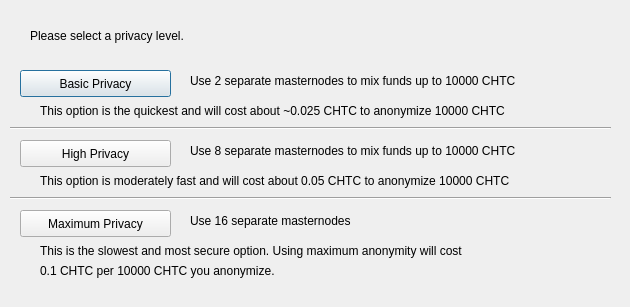
<?xml version="1.0" encoding="UTF-8"?>
<ui version="4.0">
 <class>ObfuscationConfig</class>
 <widget class="QDialog" name="ObfuscationConfig">
  <property name="geometry">
   <rect>
    <x>0</x>
    <y>0</y>
    <width>630</width>
    <height>307</height>
   </rect>
  </property>
  <property name="windowTitle">
   <string>Configure Obfuscation</string>
  </property>
  <widget class="QPushButton" name="buttonBasic">
   <property name="geometry">
    <rect>
     <x>20</x>
     <y>70</y>
     <width>151</width>
     <height>27</height>
    </rect>
   </property>
   <property name="text">
    <string>Basic Privacy</string>
   </property>
  </widget>
  <widget class="QPushButton" name="buttonHigh">
   <property name="geometry">
    <rect>
     <x>20</x>
     <y>140</y>
     <width>151</width>
     <height>27</height>
    </rect>
   </property>
   <property name="text">
    <string>High Privacy</string>
   </property>
  </widget>
  <widget class="QPushButton" name="buttonMax">
   <property name="geometry">
    <rect>
     <x>20</x>
     <y>210</y>
     <width>151</width>
     <height>27</height>
    </rect>
   </property>
   <property name="text">
    <string>Maximum Privacy</string>
   </property>
  </widget>
  <widget class="QLabel" name="label">
   <property name="geometry">
    <rect>
     <x>30</x>
     <y>20</y>
     <width>571</width>
     <height>31</height>
    </rect>
   </property>
   <property name="text">
    <string>Please select a privacy level.</string>
   </property>
  </widget>
  <widget class="QLabel" name="label_2">
   <property name="geometry">
    <rect>
     <x>190</x>
     <y>70</y>
     <width>421</width>
     <height>21</height>
    </rect>
   </property>
   <property name="text">
    <string>Use 2 separate masternodes to mix funds up to 10000 CHTC</string>
   </property>
  </widget>
  <widget class="QLabel" name="label_3">
   <property name="geometry">
    <rect>
     <x>190</x>
     <y>140</y>
     <width>411</width>
     <height>21</height>
    </rect>
   </property>
   <property name="text">
    <string>Use 8 separate masternodes to mix funds up to 10000 CHTC</string>
   </property>
  </widget>
  <widget class="QLabel" name="label_4">
   <property name="geometry">
    <rect>
     <x>190</x>
     <y>210</y>
     <width>421</width>
     <height>21</height>
    </rect>
   </property>
   <property name="text">
    <string>Use 16 separate masternodes</string>
   </property>
  </widget>
  <widget class="QLabel" name="label_6">
   <property name="geometry">
    <rect>
     <x>40</x>
     <y>100</y>
     <width>561</width>
     <height>21</height>
    </rect>
   </property>
   <property name="text">
    <string>This option is the quickest and will cost about ~0.025 CHTC to anonymize 10000 CHTC</string>
   </property>
  </widget>
  <widget class="QLabel" name="label_7">
   <property name="geometry">
    <rect>
     <x>40</x>
     <y>170</y>
     <width>561</width>
     <height>21</height>
    </rect>
   </property>
   <property name="text">
    <string>This option is moderately fast and will cost about 0.05 CHTC to anonymize 10000 CHTC</string>
   </property>
  </widget>
  <widget class="QLabel" name="label_8">
   <property name="geometry">
    <rect>
     <x>40</x>
     <y>240</y>
     <width>561</width>
     <height>21</height>
    </rect>
   </property>
   <property name="text">
    <string>This is the slowest and most secure option. Using maximum anonymity will cost</string>
   </property>
  </widget>
  <widget class="QLabel" name="label_9">
   <property name="geometry">
    <rect>
     <x>40</x>
     <y>260</y>
     <width>561</width>
     <height>21</height>
    </rect>
   </property>
   <property name="text">
    <string>0.1 CHTC per 10000 CHTC you anonymize.</string>
   </property>
  </widget>
  <widget class="Line" name="line">
   <property name="geometry">
    <rect>
     <x>10</x>
     <y>120</y>
     <width>601</width>
     <height>16</height>
    </rect>
   </property>
   <property name="orientation">
    <enum>Qt::Horizontal</enum>
   </property>
  </widget>
  <widget class="Line" name="line_2">
   <property name="geometry">
    <rect>
     <x>10</x>
     <y>190</y>
     <width>601</width>
     <height>16</height>
    </rect>
   </property>
   <property name="orientation">
    <enum>Qt::Horizontal</enum>
   </property>
  </widget>
 </widget>
 <resources/>
 <connections/>
</ui>
